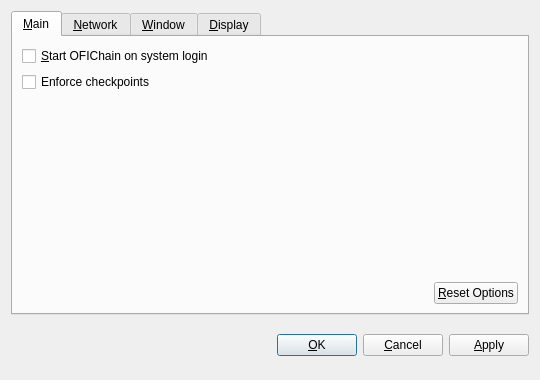
<?xml version="1.0" encoding="UTF-8"?>
<ui version="4.0">
 <class>OptionsDialog</class>
 <widget class="QDialog" name="OptionsDialog">
  <property name="geometry">
   <rect>
    <x>0</x>
    <y>0</y>
    <width>540</width>
    <height>380</height>
   </rect>
  </property>
  <property name="windowTitle">
   <string>Options</string>
  </property>
  <property name="modal">
   <bool>true</bool>
  </property>
  <layout class="QVBoxLayout" name="verticalLayout">
   <item>
    <widget class="QTabWidget" name="tabWidget">
     <property name="tabPosition">
      <enum>QTabWidget::North</enum>
     </property>
     <property name="currentIndex">
      <number>0</number>
     </property>
     <widget class="QWidget" name="tabMain">
      <attribute name="title">
       <string>&amp;Main</string>
      </attribute>
      <layout class="QVBoxLayout" name="verticalLayout_Main">
       <item>
        <widget class="QCheckBox" name="OFIChainAtStartup">
         <property name="toolTip">
          <string>Automatically start OFIChain after logging in to the system.</string>
         </property>
         <property name="text">
          <string>&amp;Start OFIChain on system login</string>
         </property>
        </widget>
       </item>
       <item>
        <widget class="QCheckBox" name="checkpointEnforce">
         <property name="toolTip">
          <string>Check this box to follow the centrally issued checkpoints.</string>
         </property>
         <property name="text">
          <string>Enforce checkpoints</string>
         </property>
        </widget>
       </item>
       <item>
        <spacer name="verticalSpacer_Main">
         <property name="orientation">
          <enum>Qt::Vertical</enum>
         </property>
         <property name="sizeHint" stdset="0">
          <size>
           <width>20</width>
           <height>40</height>
          </size>
         </property>
        </spacer>
       </item>
       <item>
        <layout class="QHBoxLayout" name="horizontalLayout_2_Main">
         <item>
          <spacer name="horizontalSpacer_2_Main">
           <property name="orientation">
            <enum>Qt::Horizontal</enum>
           </property>
           <property name="sizeHint" stdset="0">
            <size>
             <width>40</width>
             <height>20</height>
            </size>
           </property>
          </spacer>
         </item>
         <item>
          <widget class="QPushButton" name="resetButton">
           <property name="toolTip">
            <string>Reset all client options to default.</string>
           </property>
           <property name="text">
            <string>&amp;Reset Options</string>
           </property>
           <property name="autoDefault">
            <bool>false</bool>
           </property>
          </widget>
         </item>
        </layout>
       </item>
      </layout>
     </widget>
     <widget class="QWidget" name="tabNetwork">
      <attribute name="title">
       <string>&amp;Network</string>
      </attribute>
      <layout class="QVBoxLayout" name="verticalLayout_Network">
       <item>
        <widget class="QCheckBox" name="mapPortUpnp">
         <property name="toolTip">
          <string>Automatically open the OFIChain client port on the router. This only works when your router supports UPnP and it is enabled.</string>
         </property>
         <property name="text">
          <string>Map port using &amp;UPnP</string>
         </property>
        </widget>
       </item>
       <item>
        <widget class="QCheckBox" name="connectSocks">
         <property name="toolTip">
          <string>Connect to the OFIChain network through a SOCKS proxy (e.g. when connecting through Tor).</string>
         </property>
         <property name="text">
          <string>&amp;Connect through SOCKS proxy:</string>
         </property>
        </widget>
       </item>
       <item>
        <layout class="QHBoxLayout" name="horizontalLayout_Network">
         <item>
          <widget class="QLabel" name="proxyIpLabel">
           <property name="text">
            <string>Proxy &amp;IP:</string>
           </property>
           <property name="textFormat">
            <enum>Qt::PlainText</enum>
           </property>
           <property name="buddy">
            <cstring>proxyIp</cstring>
           </property>
          </widget>
         </item>
         <item>
          <widget class="QValidatedLineEdit" name="proxyIp">
           <property name="maximumSize">
            <size>
             <width>140</width>
             <height>16777215</height>
            </size>
           </property>
           <property name="toolTip">
            <string>IP address of the proxy (e.g. 127.0.0.1)</string>
           </property>
          </widget>
         </item>
         <item>
          <widget class="QLabel" name="proxyPortLabel">
           <property name="text">
            <string>&amp;Port:</string>
           </property>
           <property name="textFormat">
            <enum>Qt::PlainText</enum>
           </property>
           <property name="buddy">
            <cstring>proxyPort</cstring>
           </property>
          </widget>
         </item>
         <item>
          <widget class="QLineEdit" name="proxyPort">
           <property name="maximumSize">
            <size>
             <width>55</width>
             <height>16777215</height>
            </size>
           </property>
           <property name="toolTip">
            <string>Port of the proxy (e.g. 9050)</string>
           </property>
          </widget>
         </item>
         <item>
          <widget class="QLabel" name="socksVersionLabel">
           <property name="text">
            <string>SOCKS &amp;Version:</string>
           </property>
           <property name="textFormat">
            <enum>Qt::PlainText</enum>
           </property>
           <property name="buddy">
            <cstring>socksVersion</cstring>
           </property>
          </widget>
         </item>
         <item>
          <widget class="QValueComboBox" name="socksVersion">
           <property name="toolTip">
            <string>SOCKS version of the proxy (e.g. 5)</string>
           </property>
          </widget>
         </item>
         <item>
          <spacer name="horizontalSpacer_Network">
           <property name="orientation">
            <enum>Qt::Horizontal</enum>
           </property>
           <property name="sizeHint" stdset="0">
            <size>
             <width>40</width>
             <height>20</height>
            </size>
           </property>
          </spacer>
         </item>
        </layout>
       </item>
       <item>
        <spacer name="verticalSpacer_Network">
         <property name="orientation">
          <enum>Qt::Vertical</enum>
         </property>
         <property name="sizeHint" stdset="0">
          <size>
           <width>20</width>
           <height>40</height>
          </size>
         </property>
        </spacer>
       </item>
      </layout>
     </widget>
     <widget class="QWidget" name="tabWindow">
      <attribute name="title">
       <string>&amp;Window</string>
      </attribute>
      <layout class="QVBoxLayout" name="verticalLayout_Window">
       <item>
        <widget class="QCheckBox" name="minimizeToTray">
         <property name="toolTip">
          <string>Show only a tray icon after minimizing the window.</string>
         </property>
         <property name="text">
          <string>&amp;Minimize to the tray instead of the taskbar</string>
         </property>
        </widget>
       </item>
       <item>
        <widget class="QCheckBox" name="minimizeOnClose">
         <property name="toolTip">
          <string>Minimize instead of exit the application when the window is closed. When this option is enabled, the application will be closed only after selecting Quit in the menu.</string>
         </property>
         <property name="text">
          <string>M&amp;inimize on close</string>
         </property>
        </widget>
       </item>
       <item>
        <spacer name="verticalSpacer_Window">
         <property name="orientation">
          <enum>Qt::Vertical</enum>
         </property>
         <property name="sizeHint" stdset="0">
          <size>
           <width>20</width>
           <height>40</height>
          </size>
         </property>
        </spacer>
       </item>
      </layout>
     </widget>
     <widget class="QWidget" name="tabDisplay">
      <attribute name="title">
       <string>&amp;Display</string>
      </attribute>
      <layout class="QVBoxLayout" name="verticalLayout_Display">
       <item>
        <layout class="QHBoxLayout" name="horizontalLayout_1_Display">
         <item>
          <widget class="QLabel" name="langLabel">
           <property name="text">
            <string>User Interface &amp;language:</string>
           </property>
           <property name="textFormat">
            <enum>Qt::PlainText</enum>
           </property>
           <property name="buddy">
            <cstring>lang</cstring>
           </property>
          </widget>
         </item>
         <item>
          <widget class="QValueComboBox" name="lang">
           <property name="toolTip">
            <string>The user interface language can be set here. This setting will take effect after restarting OFIChain.</string>
           </property>
          </widget>
         </item>
        </layout>
       </item>
       <item>
        <layout class="QHBoxLayout" name="horizontalLayout_2_Display">
         <item>
          <widget class="QLabel" name="unitLabel">
           <property name="text">
            <string>&amp;Unit to show amounts in:</string>
           </property>
           <property name="textFormat">
            <enum>Qt::PlainText</enum>
           </property>
           <property name="buddy">
            <cstring>unit</cstring>
           </property>
          </widget>
         </item>
         <item>
          <widget class="QValueComboBox" name="unit">
           <property name="toolTip">
            <string>Choose the default subdivision unit to show in the interface and when sending coins.</string>
           </property>
          </widget>
         </item>
        </layout>
       </item>
       <item>
        <widget class="QCheckBox" name="displayAddresses">
         <property name="toolTip">
          <string>Whether to show OFIChain addresses in the transaction list or not.</string>
         </property>
         <property name="text">
          <string>&amp;Display addresses in transaction list</string>
         </property>
        </widget>
       </item>
       <item>
         <widget class="QCheckBox" name="coinControlFeatures">
           <property name="toolTip">
            <string>Whether to show coin control features or not.</string>
           </property>
           <property name="text">
            <string>Display coin &amp;control features (experts only!)</string>
           </property>
         </widget>
       </item>
       <item>
        <spacer name="verticalSpacer_Display">
         <property name="orientation">
          <enum>Qt::Vertical</enum>
         </property>
         <property name="sizeHint" stdset="0">
          <size>
           <width>20</width>
           <height>40</height>
          </size>
         </property>
        </spacer>
       </item>
      </layout>
     </widget>
    </widget>
   </item>
   <item>
    <layout class="QHBoxLayout" name="horizontalLayout_Buttons">
     <item>
      <spacer name="horizontalSpacer_1">
       <property name="orientation">
        <enum>Qt::Horizontal</enum>
       </property>
       <property name="sizeHint" stdset="0">
        <size>
         <width>40</width>
         <height>48</height>
        </size>
       </property>
      </spacer>
     </item>
     <item>
      <widget class="QLabel" name="statusLabel">
       <property name="font">
        <font>
         <weight>75</weight>
         <bold>true</bold>
        </font>
       </property>
       <property name="text">
        <string/>
       </property>
       <property name="textFormat">
        <enum>Qt::PlainText</enum>
       </property>
       <property name="wordWrap">
        <bool>true</bool>
       </property>
      </widget>
     </item>
     <item>
      <spacer name="horizontalSpacer_2">
       <property name="orientation">
        <enum>Qt::Horizontal</enum>
       </property>
       <property name="sizeHint" stdset="0">
        <size>
         <width>40</width>
         <height>48</height>
        </size>
       </property>
      </spacer>
     </item>
     <item>
      <widget class="QPushButton" name="okButton">
       <property name="text">
        <string>&amp;OK</string>
       </property>
      </widget>
     </item>
     <item>
      <widget class="QPushButton" name="cancelButton">
       <property name="text">
        <string>&amp;Cancel</string>
       </property>
       <property name="autoDefault">
        <bool>false</bool>
       </property>
      </widget>
     </item>
     <item>
      <widget class="QPushButton" name="applyButton">
       <property name="text">
        <string>&amp;Apply</string>
       </property>
       <property name="autoDefault">
        <bool>false</bool>
       </property>
      </widget>
     </item>
    </layout>
   </item>
  </layout>
 </widget>
 <customwidgets>
  <customwidget>
   <class>OFIChainAmountField</class>
   <extends>QSpinBox</extends>
   <header>OFIChainamountfield.h</header>
  </customwidget>
  <customwidget>
   <class>QValueComboBox</class>
   <extends>QComboBox</extends>
   <header>qvaluecombobox.h</header>
  </customwidget>
  <customwidget>
   <class>QValidatedLineEdit</class>
   <extends>QLineEdit</extends>
   <header>qvalidatedlineedit.h</header>
  </customwidget>
 </customwidgets>
 <resources/>
 <connections/>
</ui>
